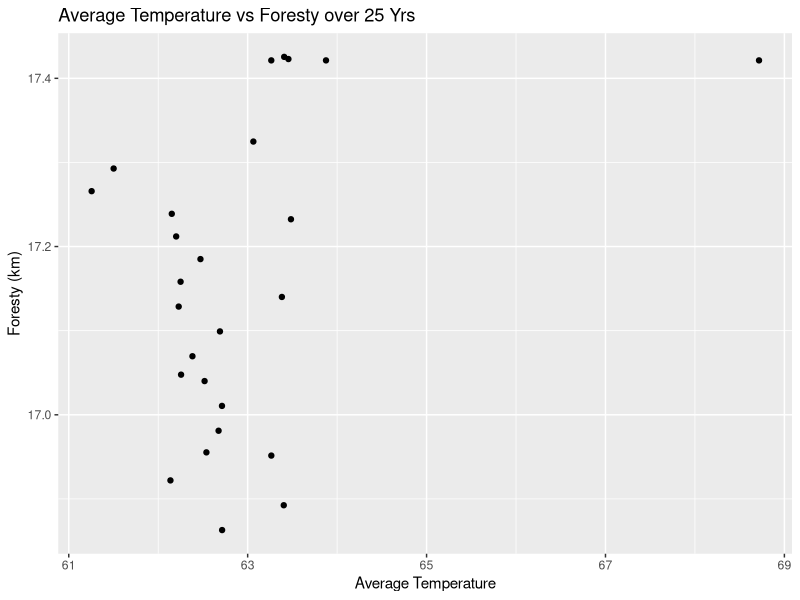
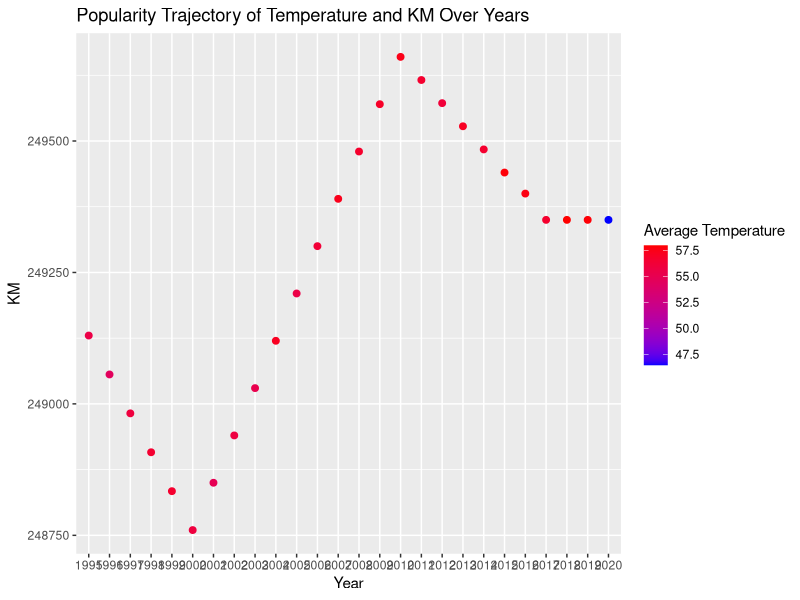
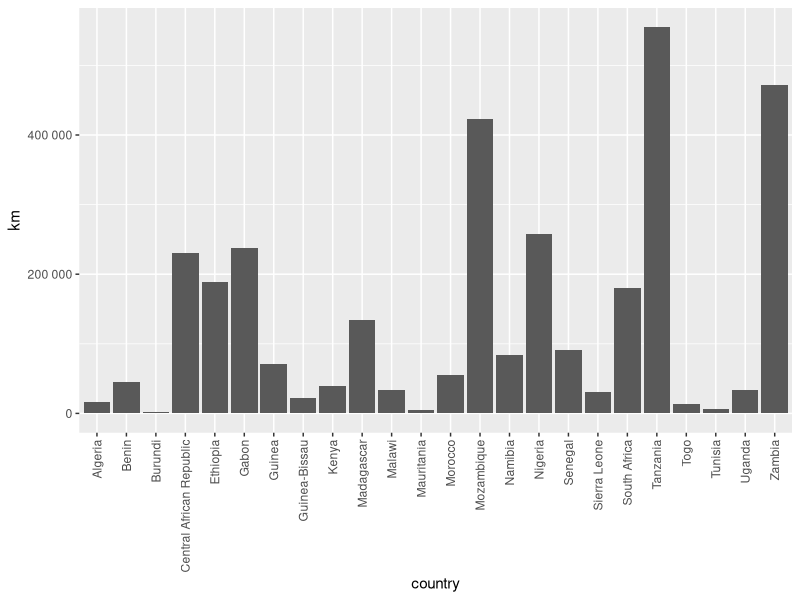
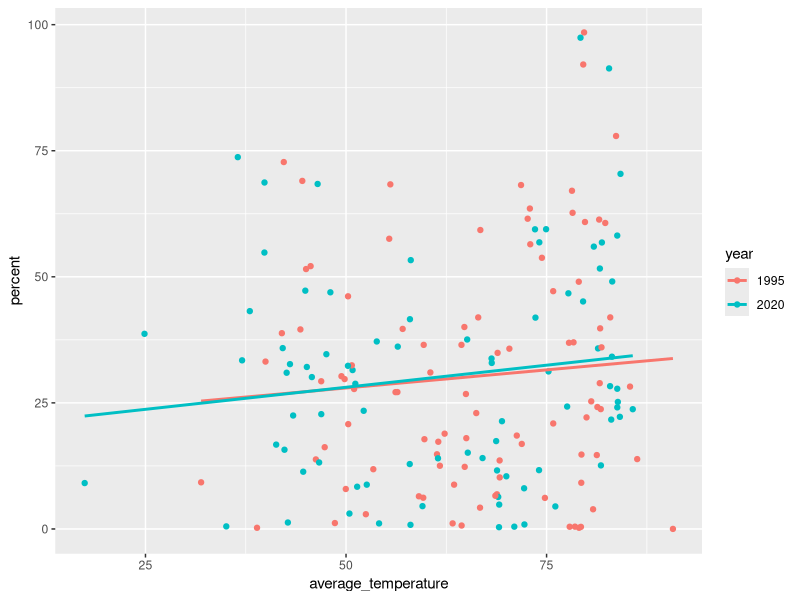
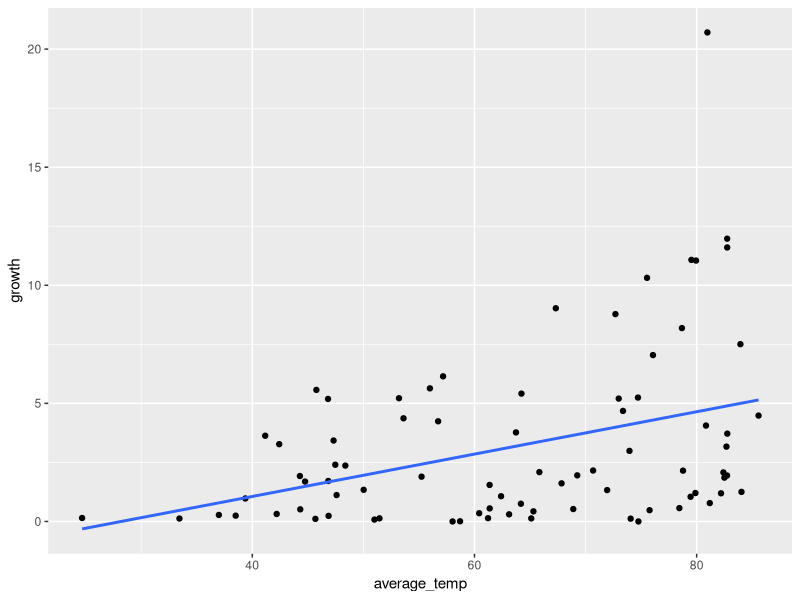
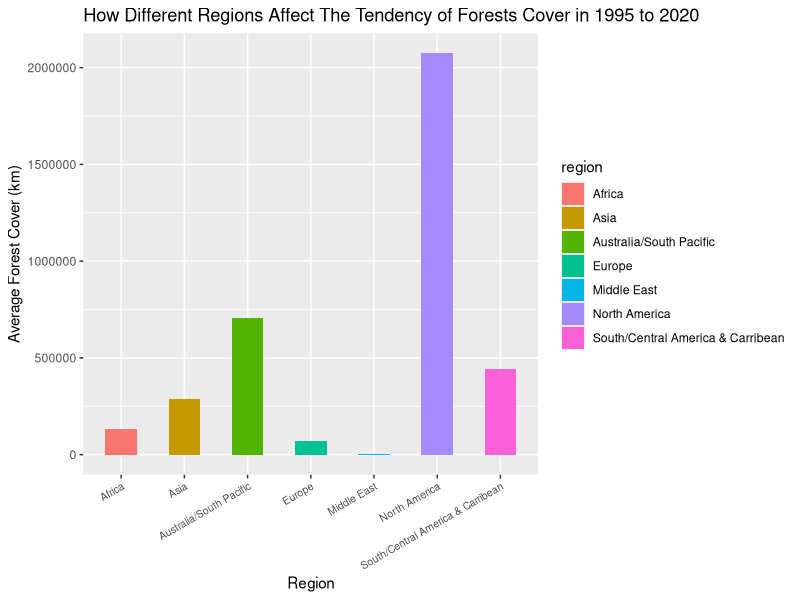
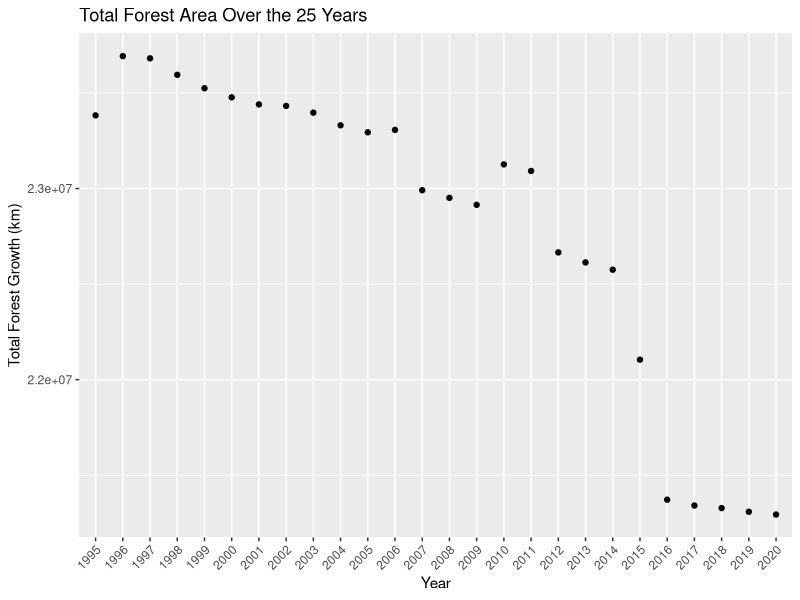
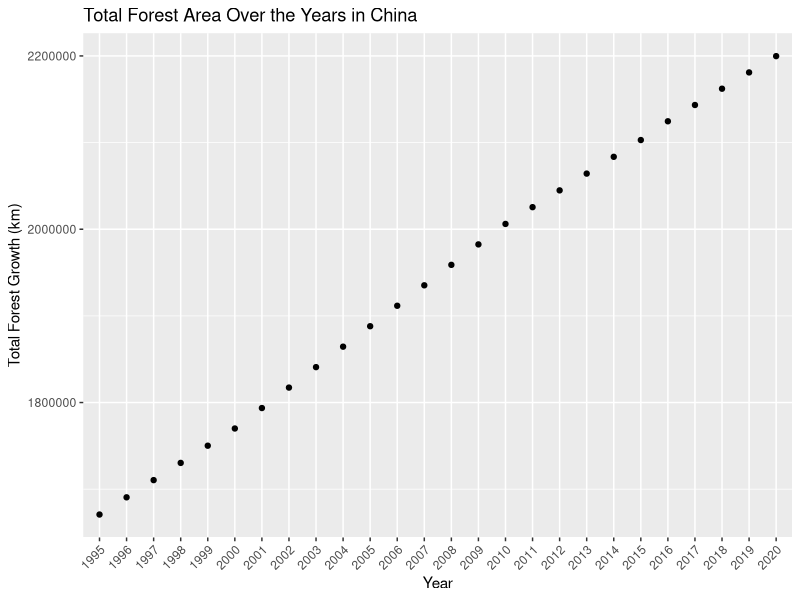

Generate these figures, in order, with R:
## ---- chunk 1
library(readr)
library(dplyr)
library(tidyverse)
library(stringr)
library(ggplot2)
## ---- chunk 2
forest_km <- read_delim("forest_area_km.csv")
forest_percent <- read_delim("forest_area_percent.csv")
global_temp <- read_delim("Global_Temperatures.csv")
## ---- chunk 3
head(forest_km,5) 
head(forest_percent,5) 
head(global_temp,5)
## ---- chunk 4
forest_km <- forest_km %>%
  rename(country = `Country Name`)
  head(forest_km, 5)
## ---- chunk 5
forest_percent <- forest_percent %>%
  rename(country = `Country Name`)
  head(forest_km, 5)
## ---- chunk 6
global_temp <- global_temp %>%
  mutate(year = as.character(year))
## ---- chunk 7
countryList <- c('country', 'Country Code')

longForestKM <- forest_km %>%
   pivot_longer(!countryList, names_to = "year", values_to = "km")
longForestKM

## ---- chunk 8

longForestPercent <- forest_percent %>%
   pivot_longer(!countryList, names_to = "year", values_to = "percent")
longForestPercent
## ---- chunk 9
forest_km_percent <- left_join(longForestKM, longForestPercent)
forest_km_percent
## ---- chunk 10
final_set2 <- inner_join(global_temp, forest_km_percent)
final_set2
## ---- chunk 11
final_set2 %>%
  filter(country == "Australia") %>%
ggplot(aes(x = average_temperature , y = percent)) +
  geom_point() +
  labs(title = "Average Temperature vs Foresty over 25 Yrs",
       x = "Average Temperature",
       y = "Foresty (km)")
## ---- chunk 12
final_set2 %>%
  filter(country == "Japan") %>%
  ggplot(aes(x = year, y = km, color = average_temperature)) +
  geom_point(size = 2) +
  scale_color_gradient(low = "blue", high = "red") +
  labs(x = "Year", y = "KM", color = "Average Temperature", 
       title = "Popularity Trajectory of Temperature and KM Over Years")
## ---- chunk 13
library(scales)

final_set2 %>%
  filter(region == "Africa", year == "1995") %>%
  ggplot() +
  geom_bar(mapping = aes(x = country, y = km), stat = "identity") +
  theme(axis.text.x = element_text(angle = 90, vjust = 0.5, hjust=1)) +
  scale_y_continuous(labels = label_number())

## ---- chunk 14
final_set2 %>% filter(year==2020 | year==1995) %>% group_by(year) %>% ggplot(aes(x=average_temperature, y=percent, col=year)) + geom_point() + geom_smooth(method=lm, se=FALSE)
## ---- chunk 15
final_set2 %>% filter(year==2020 | year==1995) %>% group_by(year) %>% filter(rank(-percent)==1) %>% summarize(country, average_temperature, percent)
## ---- chunk 16
final_set2 %>% group_by(temperature_range = factor(round(average_temperature/10)*10)) %>% reframe(average_percent = mean(percent, na.rm=TRUE)) %>% arrange(rank(-average_percent))
## ---- chunk 17
final_set2 %>% filter(year==1995 | year==2020) %>% group_by(country) %>% reframe(average_temp = mean(average_temperature), growth = abs(diff(percent))) %>% ggplot(aes(x=average_temp, y=growth)) + geom_point() + geom_smooth(method=lm, se=FALSE)
## ---- chunk 18
final_set2 %>% filter(year==1995 | year==2020) %>% group_by(country) %>% reframe(average_temp = mean(average_temperature), growth = abs(diff(percent))) %>% filter(rank(-growth)==1) %>% summarize(country, average_temp, growth)
## ---- chunk 19
final_set2 %>% filter(year==1995 | year==2020) %>% group_by(country) %>% reframe(average_temp = mean(average_temperature), growth = abs(diff(percent))) %>% ungroup() %>% group_by(temperature_range = factor(round(average_temp/10)*10)) %>% reframe(average_growth = mean(growth, na.rm=TRUE)) %>% arrange(rank(-average_growth))
## ---- chunk 20
final_set2 %>% 
  select(region, year, km) %>% 
  group_by(region) %>% 
  summarize(mean_km = mean(km, na.rm = TRUE)) %>% 
  ggplot(aes(region, mean_km, fill = region)) +
  labs(x = "Region", y = "Average Forest Cover (km)",
       title = "How Different Regions Affect The Tendency of Forests Cover in 1995 to 2020") +
  geom_col(width = 0.5) +
  theme(axis.text.x = element_text(angle = 30, size = 7.5, hjust = 1))
## ---- chunk 21
forest_growth <- final_set2 %>%
  group_by(year) %>%
  summarize(total_forestgrowth = sum(km, na.rm = TRUE))
print(forest_growth)


ggplot(forest_growth, aes(x = year, y = total_forestgrowth)) +
  geom_point() +
   geom_smooth(method = "lm", se = FALSE) +
  labs(title = "Total Forest Area Over the 25 Years", x = "Year", y = "Total Forest Growth (km)") +
  theme(axis.text.x = element_text(angle = 45, hjust = 1))
## ---- chunk 22
forest_growth_china <- final_set2 %>%
  group_by(year) %>%
  filter(country == "China") %>%
  summarize(total_forestgrowth = sum(km, na.rm = TRUE))

print(forest_growth_china)

ggplot(forest_growth_china, aes(x = year, y = total_forestgrowth)) +
  geom_point() +
  geom_smooth(method = "lm", se = FALSE) +
  labs(title = "Total Forest Area Over the Years in China", x = "Year", y = "Total Forest Growth (km)") +
  theme(axis.text.x = element_text(angle = 45, hjust = 1))
## ---- chunk 23
forest_growth_brazil <- final_set2 %>%
  group_by(year) %>%
  filter(country == "Brazil") %>%
  summarize(total_forestgrowth = sum(km, na.rm = TRUE))

print(forest_growth_brazil)

ggplot(forest_growth_brazil, aes(x = year, y = total_forestgrowth)) +
  geom_point() +
  geom_smooth(method = "lm", se = FALSE) +
  labs(title = "Total Forest Area Over the Years in Brazil", x = "Year", y = "Total Forest Growth (km)") +
  theme(axis.text.x = element_text(angle = 45, hjust = 1))
## ---- chunk 24
merged_data <- merge(forest_growth_brazil, forest_growth_china, by = "year", suffixes = c("_brazil", "_china"))

merged_data$difference <- merged_data$total_forestgrowth_china - merged_data$total_forestgrowth_brazil

print(merged_data)

ggplot(merged_data, aes(x = year, y = difference)) +
  geom_point() +
  geom_line() +
  labs(title = "Difference in Total Forest Area Over the Years (China - Brazil)", x = "Year", y = "Difference (km)") +
  theme(axis.text.x = element_text(angle = 45, hjust = 1))
